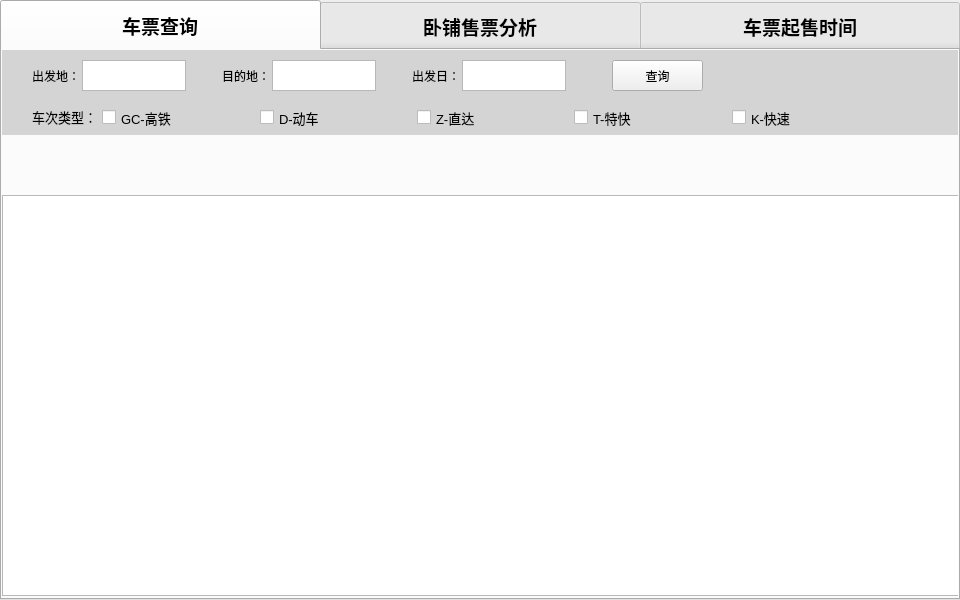
<?xml version="1.0" encoding="UTF-8"?>
<ui version="4.0">
 <class>MainWindow</class>
 <widget class="QMainWindow" name="MainWindow">
  <property name="geometry">
   <rect>
    <x>0</x>
    <y>0</y>
    <width>960</width>
    <height>600</height>
   </rect>
  </property>
  <property name="minimumSize">
   <size>
    <width>960</width>
    <height>600</height>
   </size>
  </property>
  <property name="maximumSize">
   <size>
    <width>960</width>
    <height>600</height>
   </size>
  </property>
  <property name="windowTitle">
   <string>火车票分析助手</string>
  </property>
  <widget class="QWidget" name="centralwidget">
   <widget class="QTabWidget" name="tabWidget">
    <property name="geometry">
     <rect>
      <x>0</x>
      <y>0</y>
      <width>960</width>
      <height>600</height>
     </rect>
    </property>
    <property name="font">
     <font>
      <family>楷体</family>
      <pointsize>14</pointsize>
      <weight>75</weight>
      <italic>false</italic>
      <bold>true</bold>
     </font>
    </property>
    <property name="styleSheet">
     <string notr="true">QTabBar::tab{width:320;height:50;}</string>
    </property>
    <property name="currentIndex">
     <number>0</number>
    </property>
    <widget class="QWidget" name="tab_query">
     <attribute name="title">
      <string>车票查询</string>
     </attribute>
     <widget class="QWidget" name="widget_query" native="true">
      <property name="geometry">
       <rect>
        <x>0</x>
        <y>0</y>
        <width>960</width>
        <height>51</height>
       </rect>
      </property>
      <property name="styleSheet">
       <string notr="true">QWidget#widget_query{background-color: rgb(212, 212, 212);}</string>
      </property>
      <widget class="QLabel" name="label_4">
       <property name="geometry">
        <rect>
         <x>30</x>
         <y>20</y>
         <width>54</width>
         <height>12</height>
        </rect>
       </property>
       <property name="text">
        <string>出发地：</string>
       </property>
      </widget>
      <widget class="QTextEdit" name="textEdit">
       <property name="geometry">
        <rect>
         <x>80</x>
         <y>10</y>
         <width>104</width>
         <height>31</height>
        </rect>
       </property>
       <property name="font">
        <font>
         <pointsize>13</pointsize>
        </font>
       </property>
      </widget>
      <widget class="QLabel" name="label_5">
       <property name="geometry">
        <rect>
         <x>220</x>
         <y>20</y>
         <width>54</width>
         <height>12</height>
        </rect>
       </property>
       <property name="text">
        <string>目的地：</string>
       </property>
      </widget>
      <widget class="QTextEdit" name="textEdit_2">
       <property name="geometry">
        <rect>
         <x>270</x>
         <y>10</y>
         <width>104</width>
         <height>31</height>
        </rect>
       </property>
       <property name="font">
        <font>
         <pointsize>13</pointsize>
        </font>
       </property>
      </widget>
      <widget class="QLabel" name="label_6">
       <property name="geometry">
        <rect>
         <x>410</x>
         <y>20</y>
         <width>54</width>
         <height>12</height>
        </rect>
       </property>
       <property name="text">
        <string>出发日：</string>
       </property>
      </widget>
      <widget class="QTextEdit" name="textEdit_3">
       <property name="geometry">
        <rect>
         <x>460</x>
         <y>10</y>
         <width>104</width>
         <height>31</height>
        </rect>
       </property>
       <property name="font">
        <font>
         <pointsize>13</pointsize>
        </font>
       </property>
      </widget>
      <widget class="QPushButton" name="pushButton">
       <property name="geometry">
        <rect>
         <x>610</x>
         <y>10</y>
         <width>91</width>
         <height>31</height>
        </rect>
       </property>
       <property name="text">
        <string>查询</string>
       </property>
      </widget>
     </widget>
     <widget class="QWidget" name="widget_checkBox" native="true">
      <property name="geometry">
       <rect>
        <x>0</x>
        <y>50</y>
        <width>960</width>
        <height>35</height>
       </rect>
      </property>
      <property name="autoFillBackground">
       <bool>false</bool>
      </property>
      <property name="styleSheet">
       <string notr="true">QWidget#widget_checkBox{background-color: rgb(212, 212, 212);}</string>
      </property>
      <widget class="QCheckBox" name="checkBox_T">
       <property name="geometry">
        <rect>
         <x>572</x>
         <y>9</y>
         <width>63</width>
         <height>17</height>
        </rect>
       </property>
       <property name="font">
        <font>
         <pointsize>10</pointsize>
        </font>
       </property>
       <property name="text">
        <string>T-特快</string>
       </property>
      </widget>
      <widget class="QCheckBox" name="checkBox_K">
       <property name="geometry">
        <rect>
         <x>730</x>
         <y>9</y>
         <width>63</width>
         <height>17</height>
        </rect>
       </property>
       <property name="font">
        <font>
         <pointsize>10</pointsize>
        </font>
       </property>
       <property name="text">
        <string>K-快速</string>
       </property>
      </widget>
      <widget class="QCheckBox" name="checkBox_Z">
       <property name="geometry">
        <rect>
         <x>415</x>
         <y>9</y>
         <width>63</width>
         <height>17</height>
        </rect>
       </property>
       <property name="font">
        <font>
         <pointsize>10</pointsize>
        </font>
       </property>
       <property name="text">
        <string>Z-直达</string>
       </property>
      </widget>
      <widget class="QCheckBox" name="checkBox_D">
       <property name="geometry">
        <rect>
         <x>258</x>
         <y>9</y>
         <width>63</width>
         <height>17</height>
        </rect>
       </property>
       <property name="font">
        <font>
         <pointsize>10</pointsize>
        </font>
       </property>
       <property name="text">
        <string>D-动车</string>
       </property>
      </widget>
      <widget class="QCheckBox" name="checkBox_G">
       <property name="geometry">
        <rect>
         <x>100</x>
         <y>9</y>
         <width>70</width>
         <height>17</height>
        </rect>
       </property>
       <property name="font">
        <font>
         <pointsize>10</pointsize>
        </font>
       </property>
       <property name="text">
        <string>GC-高铁</string>
       </property>
      </widget>
      <widget class="QLabel" name="label_type_2">
       <property name="geometry">
        <rect>
         <x>30</x>
         <y>9</y>
         <width>65</width>
         <height>16</height>
        </rect>
       </property>
       <property name="font">
        <font>
         <pointsize>10</pointsize>
        </font>
       </property>
       <property name="text">
        <string>车次类型：</string>
       </property>
      </widget>
     </widget>
     <widget class="QLabel" name="label_train_img">
      <property name="geometry">
       <rect>
        <x>0</x>
        <y>86</y>
        <width>960</width>
        <height>62</height>
       </rect>
      </property>
      <property name="text">
       <string/>
      </property>
      <property name="pixmap">
       <pixmap resource="../img_resources/img.qrc">:/png/table_img.png</pixmap>
      </property>
     </widget>
     <widget class="QTableView" name="tableView">
      <property name="geometry">
       <rect>
        <x>0</x>
        <y>145</y>
        <width>960</width>
        <height>401</height>
       </rect>
      </property>
     </widget>
    </widget>
    <widget class="QWidget" name="tab_analysis">
     <attribute name="title">
      <string>卧铺售票分析</string>
     </attribute>
     <widget class="QWidget" name="widget_query_2" native="true">
      <property name="geometry">
       <rect>
        <x>0</x>
        <y>0</y>
        <width>960</width>
        <height>51</height>
       </rect>
      </property>
      <property name="styleSheet">
       <string notr="true">QWidget#widget_query{background-color: rgb(212, 212, 212);}</string>
      </property>
      <widget class="QLabel" name="label_7">
       <property name="geometry">
        <rect>
         <x>80</x>
         <y>20</y>
         <width>54</width>
         <height>12</height>
        </rect>
       </property>
       <property name="text">
        <string>出发地：</string>
       </property>
      </widget>
      <widget class="QTextEdit" name="textEdit_analysis_from">
       <property name="geometry">
        <rect>
         <x>130</x>
         <y>10</y>
         <width>104</width>
         <height>31</height>
        </rect>
       </property>
       <property name="font">
        <font>
         <pointsize>13</pointsize>
        </font>
       </property>
      </widget>
      <widget class="QLabel" name="label_8">
       <property name="geometry">
        <rect>
         <x>270</x>
         <y>20</y>
         <width>54</width>
         <height>12</height>
        </rect>
       </property>
       <property name="text">
        <string>目的地：</string>
       </property>
      </widget>
      <widget class="QTextEdit" name="textEdit_analysis_to">
       <property name="geometry">
        <rect>
         <x>320</x>
         <y>10</y>
         <width>104</width>
         <height>31</height>
        </rect>
       </property>
       <property name="font">
        <font>
         <pointsize>13</pointsize>
        </font>
       </property>
      </widget>
      <widget class="QPushButton" name="pushButton_analysis_query">
       <property name="geometry">
        <rect>
         <x>460</x>
         <y>10</y>
         <width>91</width>
         <height>31</height>
        </rect>
       </property>
       <property name="text">
        <string>查询</string>
       </property>
      </widget>
      <widget class="QLabel" name="label_16">
       <property name="geometry">
        <rect>
         <x>750</x>
         <y>20</y>
         <width>20</width>
         <height>20</height>
        </rect>
       </property>
       <property name="styleSheet">
        <string notr="true">background-color: rgb(255, 170, 0);</string>
       </property>
       <property name="text">
        <string/>
       </property>
      </widget>
      <widget class="QLabel" name="label_18">
       <property name="geometry">
        <rect>
         <x>820</x>
         <y>20</y>
         <width>20</width>
         <height>20</height>
        </rect>
       </property>
       <property name="styleSheet">
        <string notr="true">background-color: rgb(85, 170, 0);</string>
       </property>
       <property name="text">
        <string/>
       </property>
      </widget>
      <widget class="QLabel" name="label_14">
       <property name="geometry">
        <rect>
         <x>660</x>
         <y>20</y>
         <width>20</width>
         <height>20</height>
        </rect>
       </property>
       <property name="styleSheet">
        <string notr="true">background-color: rgb(255, 0, 0);</string>
       </property>
       <property name="text">
        <string/>
       </property>
      </widget>
      <widget class="QLabel" name="label_19">
       <property name="geometry">
        <rect>
         <x>850</x>
         <y>20</y>
         <width>51</width>
         <height>20</height>
        </rect>
       </property>
       <property name="text">
        <string>不紧张</string>
       </property>
      </widget>
      <widget class="QLabel" name="label_15">
       <property name="geometry">
        <rect>
         <x>690</x>
         <y>20</y>
         <width>51</width>
         <height>20</height>
        </rect>
       </property>
       <property name="text">
        <string>非常紧张</string>
       </property>
      </widget>
      <widget class="QLabel" name="label_17">
       <property name="geometry">
        <rect>
         <x>780</x>
         <y>20</y>
         <width>51</width>
         <height>20</height>
        </rect>
       </property>
       <property name="text">
        <string>紧张</string>
       </property>
      </widget>
     </widget>
     <widget class="QWidget" name="horizontalLayoutWidget">
      <property name="geometry">
       <rect>
        <x>0</x>
        <y>290</y>
        <width>951</width>
        <height>261</height>
       </rect>
      </property>
      <layout class="QHBoxLayout" name="horizontalLayout"/>
     </widget>
     <widget class="QTableWidget" name="tableWidget">
      <property name="geometry">
       <rect>
        <x>0</x>
        <y>50</y>
        <width>953</width>
        <height>241</height>
       </rect>
      </property>
      <property name="font">
       <font>
        <pointsize>9</pointsize>
       </font>
      </property>
      <property name="styleSheet">
       <string notr="true">QHeaderView{font:16pt '楷体';};
</string>
      </property>
      <column>
       <property name="text">
        <string>车次</string>
       </property>
      </column>
      <column>
       <property name="text">
        <string>出发站</string>
       </property>
      </column>
      <column>
       <property name="text">
        <string>到达站</string>
       </property>
      </column>
      <column>
       <property name="text">
        <string>出发时间</string>
       </property>
      </column>
      <column>
       <property name="text">
        <string>到达时间</string>
       </property>
      </column>
      <column>
       <property name="text">
        <string>历时</string>
       </property>
      </column>
      <column>
       <property name="text">
        <string>今天</string>
       </property>
      </column>
      <column>
       <property name="text">
        <string>三天内</string>
       </property>
      </column>
      <column>
       <property name="text">
        <string>五天内</string>
       </property>
      </column>
     </widget>
    </widget>
    <widget class="QWidget" name="tab_time">
     <attribute name="title">
      <string>车票起售时间</string>
     </attribute>
     <widget class="QWidget" name="widget_time" native="true">
      <property name="geometry">
       <rect>
        <x>0</x>
        <y>0</y>
        <width>960</width>
        <height>551</height>
       </rect>
      </property>
      <property name="styleSheet">
       <string notr="true">QWidget#widget_time{background-image: url(:/png/time_bg.png);}</string>
      </property>
      <widget class="QLabel" name="label_time_text">
       <property name="geometry">
        <rect>
         <x>40</x>
         <y>150</y>
         <width>70</width>
         <height>30</height>
        </rect>
       </property>
       <property name="text">
        <string>起售车站：</string>
       </property>
      </widget>
      <widget class="QLineEdit" name="lineEdit_station">
       <property name="geometry">
        <rect>
         <x>110</x>
         <y>150</y>
         <width>113</width>
         <height>30</height>
        </rect>
       </property>
      </widget>
      <widget class="QPushButton" name="pushButton_time_query">
       <property name="geometry">
        <rect>
         <x>250</x>
         <y>150</y>
         <width>75</width>
         <height>30</height>
        </rect>
       </property>
       <property name="text">
        <string>查询</string>
       </property>
      </widget>
      <widget class="QScrollArea" name="scrollArea">
       <property name="geometry">
        <rect>
         <x>0</x>
         <y>200</y>
         <width>951</width>
         <height>361</height>
        </rect>
       </property>
       <property name="widgetResizable">
        <bool>true</bool>
       </property>
       <widget class="QWidget" name="scrollAreaWidgetContents">
        <property name="geometry">
         <rect>
          <x>0</x>
          <y>0</y>
          <width>949</width>
          <height>359</height>
         </rect>
        </property>
        <widget class="QWidget" name="gridLayoutWidget">
         <property name="geometry">
          <rect>
           <x>0</x>
           <y>0</y>
           <width>951</width>
           <height>341</height>
          </rect>
         </property>
         <layout class="QGridLayout" name="gridLayout"/>
        </widget>
       </widget>
      </widget>
     </widget>
    </widget>
   </widget>
  </widget>
 </widget>
 <resources>
  <include location="../img_resources/img.qrc"/>
 </resources>
 <connections/>
</ui>
